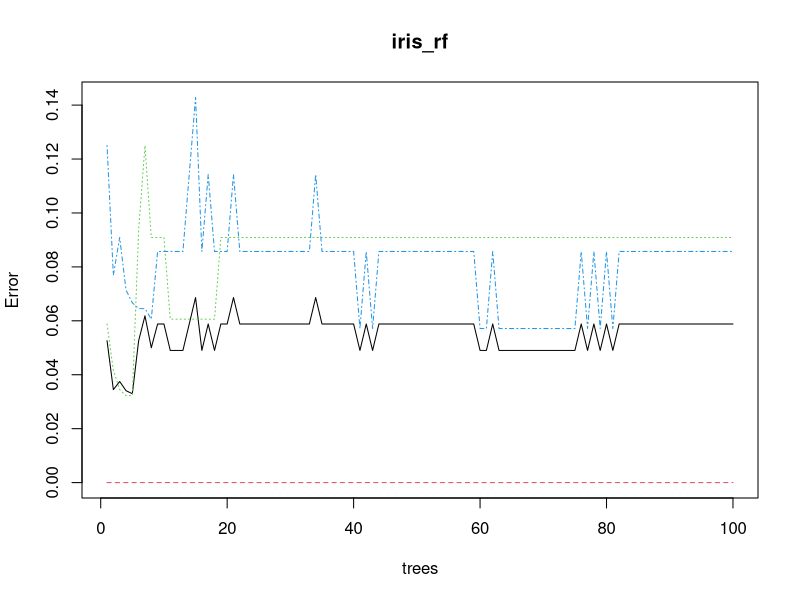
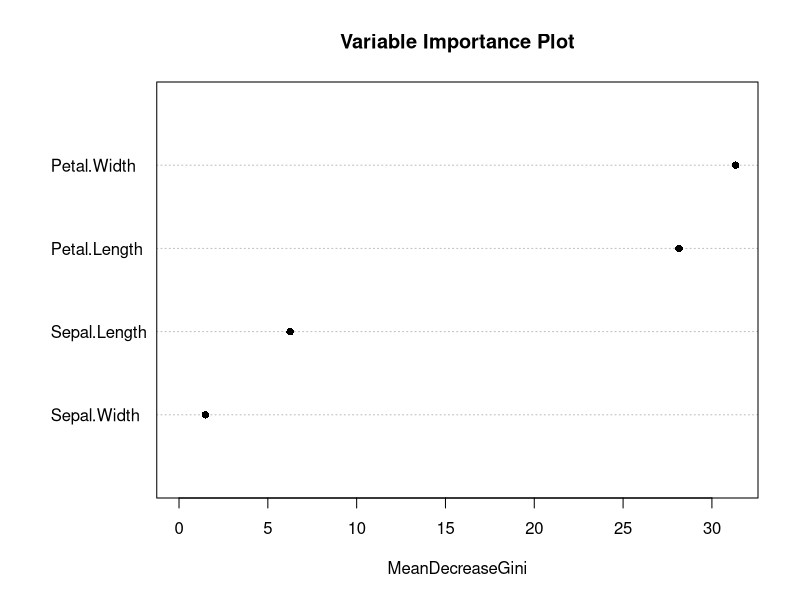
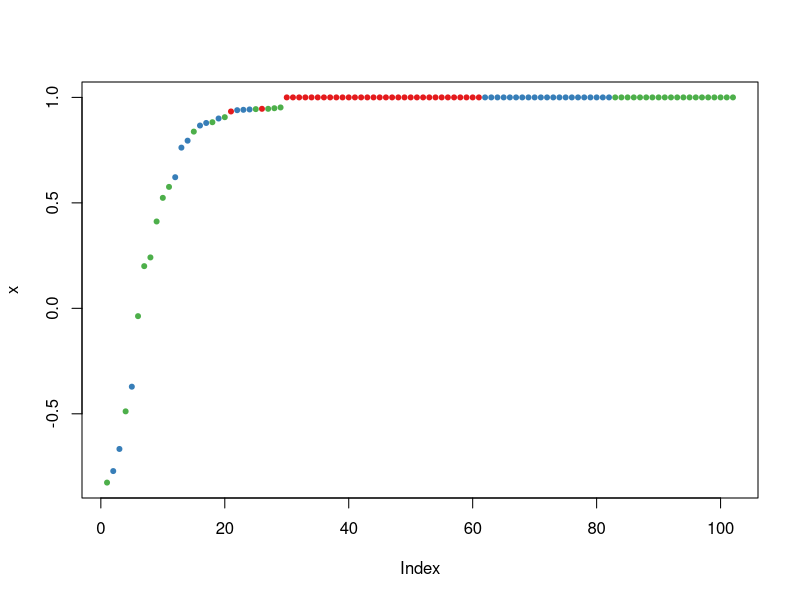

Reproduce these figures in R, in order.
#+++++++++++++++++++++++++++++++++++++++++++++++++++++++++++++++++++++++++++++++
#
#
# FileName:     *.R
# Description:
# ExecutionTime:
# 3.660269 hours for fdt0
#
#
# NOTE:
#
#
#+++++++++++++++++++++++++++++++++++++++++++++++++++++++++++++++++++++++++++++++
# Miguel P. Xochicale [http://mxochicale.github.io]
# Doctoral Researcher in Human-Robot Interaction
# University of Birmingham, U.K. (2014-2018)
#+++++++++++++++++++++++++++++++++++++++++++++++++++++++++++++++++++++++++++++++



#+++++++++++++++++++++++++++++++++++++++++++++++++++++++++++++++++++++++++++++++
# Loading Functions and Libraries and Setting up digits
library(randomForest)


#+++++++++++++++++++++++++++++++++++++++++++++++++++++++++++++++++++++++++++++++
# Defining paths for main_path, r_scripts_path, ..., etc.
# setwd("../")
r_scripts_path <- getwd()




# Start the clock!
start.time <- Sys.time()


################################################################################
################################################################################
## Modeling



#Split iris data to Training data and testing data
ind <- sample(2,nrow(iris),replace=TRUE,prob=c(0.7,0.3))
trainData <- iris[ind==1,]
testData <- iris[ind==2,]


#Generate Random Forest learning treee

iris_rf <- randomForest(Species~.,
                        data=trainData,
                        ntree=100,
                        proximity=TRUE)


table(predict(iris_rf),trainData$Species)

#Try to print Random Forest model and see the importance features
print(iris_rf)
plot(iris_rf)

importance(iris_rf)
varImpPlot(iris_rf,n.var=4, main = "Variable Importance Plot", pch=16, scale = F)


##############################################
#Try to build random forest for testing data
irisPred<-predict(iris_rf,newdata=testData)
table(irisPred, testData$Species)

#Try to see the margin, positive or negative, if positif it means correct classification
plot(margin(iris_rf,testData$Species))





# Stop the clock!
end.time <- Sys.time()
end.time - start.time


################################################################################
################################################################################
setwd(r_scripts_path) ## go back to the r-script source path
